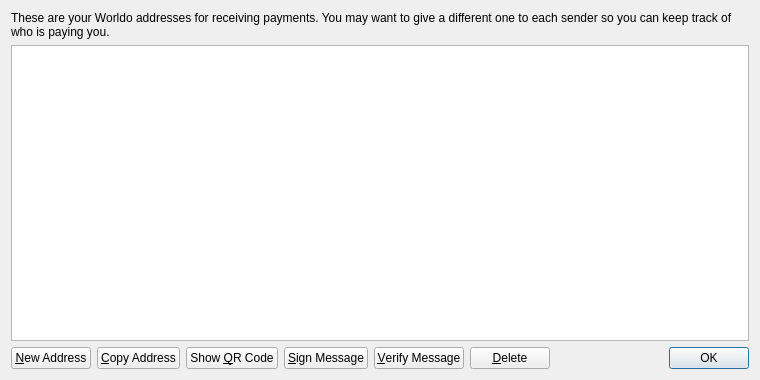
<?xml version="1.0" encoding="UTF-8"?>
<ui version="4.0">
 <class>AddressBookPage</class>
 <widget class="QWidget" name="AddressBookPage">
  <property name="geometry">
   <rect>
    <x>0</x>
    <y>0</y>
    <width>760</width>
    <height>380</height>
   </rect>
  </property>
  <property name="windowTitle">
   <string>Address Book</string>
  </property>
  <layout class="QVBoxLayout" name="verticalLayout">
   <item>
    <widget class="QLabel" name="labelExplanation">
     <property name="text">
      <string>These are your Worldo addresses for receiving payments. You may want to give a different one to each sender so you can keep track of who is paying you.</string>
     </property>
     <property name="textFormat">
      <enum>Qt::PlainText</enum>
     </property>
     <property name="wordWrap">
      <bool>true</bool>
     </property>
    </widget>
   </item>
   <item>
    <widget class="QTableView" name="tableView">
     <property name="contextMenuPolicy">
      <enum>Qt::CustomContextMenu</enum>
     </property>
     <property name="toolTip">
      <string>Double-click to edit address or label</string>
     </property>
     <property name="tabKeyNavigation">
      <bool>false</bool>
     </property>
     <property name="alternatingRowColors">
      <bool>true</bool>
     </property>
     <property name="selectionMode">
      <enum>QAbstractItemView::SingleSelection</enum>
     </property>
     <property name="selectionBehavior">
      <enum>QAbstractItemView::SelectRows</enum>
     </property>
     <property name="sortingEnabled">
      <bool>true</bool>
     </property>
     <attribute name="verticalHeaderVisible">
      <bool>false</bool>
     </attribute>
    </widget>
   </item>
   <item>
    <layout class="QHBoxLayout" name="horizontalLayout">
     <item>
      <widget class="QPushButton" name="newAddressButton">
       <property name="toolTip">
        <string>Create a new address</string>
       </property>
       <property name="text">
        <string>&amp;New Address</string>
       </property>
       <property name="icon">
        <iconset resource="../bitcoin.qrc">
         <normaloff>:/icons/add</normaloff>:/icons/add</iconset>
       </property>
      </widget>
     </item>
     <item>
      <widget class="QPushButton" name="copyToClipboard">
       <property name="toolTip">
        <string>Copy the currently selected address to the system clipboard</string>
       </property>
       <property name="text">
        <string>&amp;Copy Address</string>
       </property>
       <property name="icon">
        <iconset resource="../bitcoin.qrc">
         <normaloff>:/icons/editcopy</normaloff>:/icons/editcopy</iconset>
       </property>
      </widget>
     </item>
     <item>
      <widget class="QPushButton" name="showQRCode">
       <property name="text">
        <string>Show &amp;QR Code</string>
       </property>
       <property name="icon">
        <iconset resource="../bitcoin.qrc">
         <normaloff>:/icons/qrcode</normaloff>:/icons/qrcode</iconset>
       </property>
      </widget>
     </item>
     <item>
      <widget class="QPushButton" name="signMessage">
       <property name="toolTip">
        <string>Sign a message to prove you own a Bitcoin address</string>
       </property>
       <property name="text">
        <string>&amp;Sign Message</string>
       </property>
       <property name="icon">
        <iconset resource="../bitcoin.qrc">
         <normaloff>:/icons/edit</normaloff>:/icons/edit</iconset>
       </property>
      </widget>
     </item>
     <item>
      <widget class="QPushButton" name="verifyMessage">
       <property name="toolTip">
        <string>Verify a message to ensure it was signed with a specified Bitcoin address</string>
       </property>
       <property name="text">
        <string>&amp;Verify Message</string>
       </property>
       <property name="icon">
        <iconset resource="../bitcoin.qrc">
         <normaloff>:/icons/transaction_0</normaloff>:/icons/transaction_0</iconset>
       </property>
      </widget>
     </item>
     <item>
      <widget class="QPushButton" name="deleteButton">
       <property name="toolTip">
        <string>Delete the currently selected address from the list. Only sending addresses can be deleted.</string>
       </property>
       <property name="text">
        <string>&amp;Delete</string>
       </property>
       <property name="icon">
        <iconset resource="../bitcoin.qrc">
         <normaloff>:/icons/remove</normaloff>:/icons/remove</iconset>
       </property>
      </widget>
     </item>
     <item>
      <spacer name="horizontalSpacer">
       <property name="orientation">
        <enum>Qt::Horizontal</enum>
       </property>
       <property name="sizeHint" stdset="0">
        <size>
         <width>40</width>
         <height>20</height>
        </size>
       </property>
      </spacer>
     </item>
     <item>
      <widget class="QDialogButtonBox" name="buttonBox">
       <property name="sizePolicy">
        <sizepolicy hsizetype="Maximum" vsizetype="Fixed">
         <horstretch>0</horstretch>
         <verstretch>0</verstretch>
        </sizepolicy>
       </property>
       <property name="standardButtons">
        <set>QDialogButtonBox::Ok</set>
       </property>
      </widget>
     </item>
    </layout>
   </item>
  </layout>
 </widget>
 <resources>
  <include location="../bitcoin.qrc"/>
 </resources>
 <connections/>
</ui>
